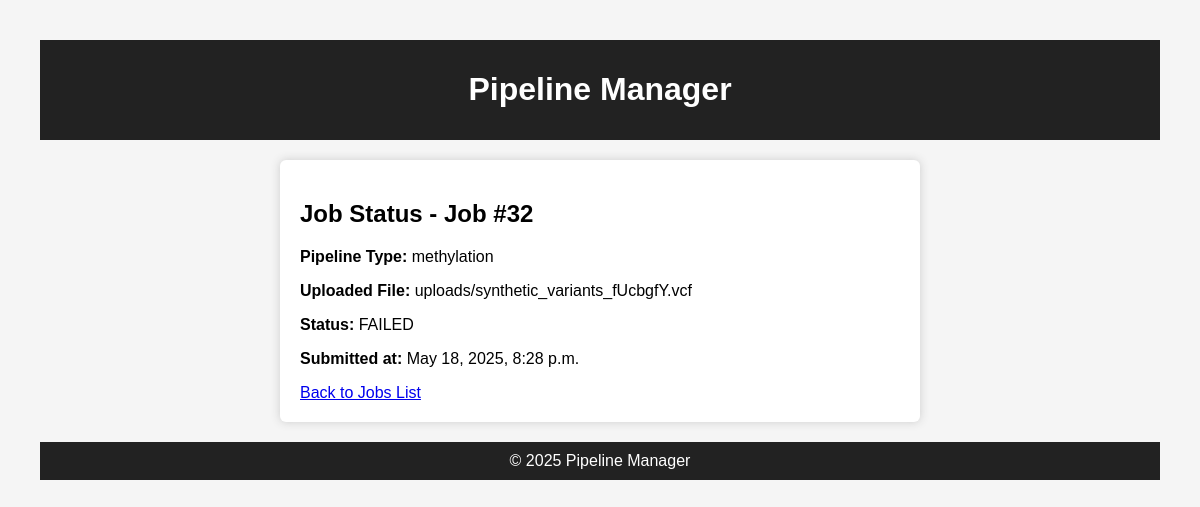
Page /jobs/status/32/ (signed in) on the committed database.
### jobs/models.py (models this page shows, shortened)
class Job(models.Model):
    STATUS_CHOICES = [
        ('PENDING', 'Pending'),
        ('RUNNING', 'Running'),
        ('SUCCESS', 'Success'),
        ('FAILURE', 'Failure'),
    ]
    PIPELINE_CHOICES = [
        ('rnaseq', 'RNA-seq'),
        ('wgs', 'Whole Genome Sequencing'),
        ('wes', 'Whole Exome Sequencing'),
        ('methylation', 'Methylation'),
    ]
    user = models.ForeignKey(User, on_delete=models.CASCADE)
    input_file = models.FileField(upload_to='uploads/')
    reference_genome = models.CharField(max_length=100)
    pipeline_type = models.CharField(max_length=20, choices=PIPELINE_CHOICES, default='rnaseq')
    out_dir = models.CharField(max_length=255, blank=True)  # Used for Nextflow output
    log_file = models.CharField(max_length=255, blank=True)  # Optional log file path
    status = models.CharField(max_length=10, choices=STATUS_CHOICES, default='PENDING')
    created_at = models.DateTimeField(auto_now_add=True)
    log = models.TextField(blank=True, default='')

### jobs/views.py (the view)
# urls.py: path('status/<int:job_id>/', views.job_status, name='job_status'),
@login_required
def job_status(request, job_id):
    job = Job.objects.get(id=job_id, user=request.user)
    return render(request, 'jobs/job_status.html', {'job': job})

### jobs/templates/jobs/job_status.html
{% extends 'base_generic.html' %}
{% block content %}
  <h2>Job Status - Job #{{ job.id }}</h2>
  <p><strong>Pipeline Type:</strong> {{ job.pipeline_type }}</p>
  <p><strong>Uploaded File:</strong> {{ job.input_file.name }}</p>
  <p><strong>Status:</strong> {{ job.status|default:"Pending" }}</p>
  <p><strong>Submitted at:</strong> {{ job.created_at }}</p>
  <a href="{% url 'jobs_home' %}">Back to Jobs List</a>
{% endblock %}

### jobs/templates/base_generic.html (style rules this page uses)
body { font-family: Arial, sans-serif; margin: 40px; background-color: #f5f5f5; }

### rows in the picture
Job: id "32", pipeline_type "methylation", input_file.name "uploads/synthetic_variants_fUcbgfY.vcf", status "FAILED", created_at "May 18, 2025, 8:28 p.m."
